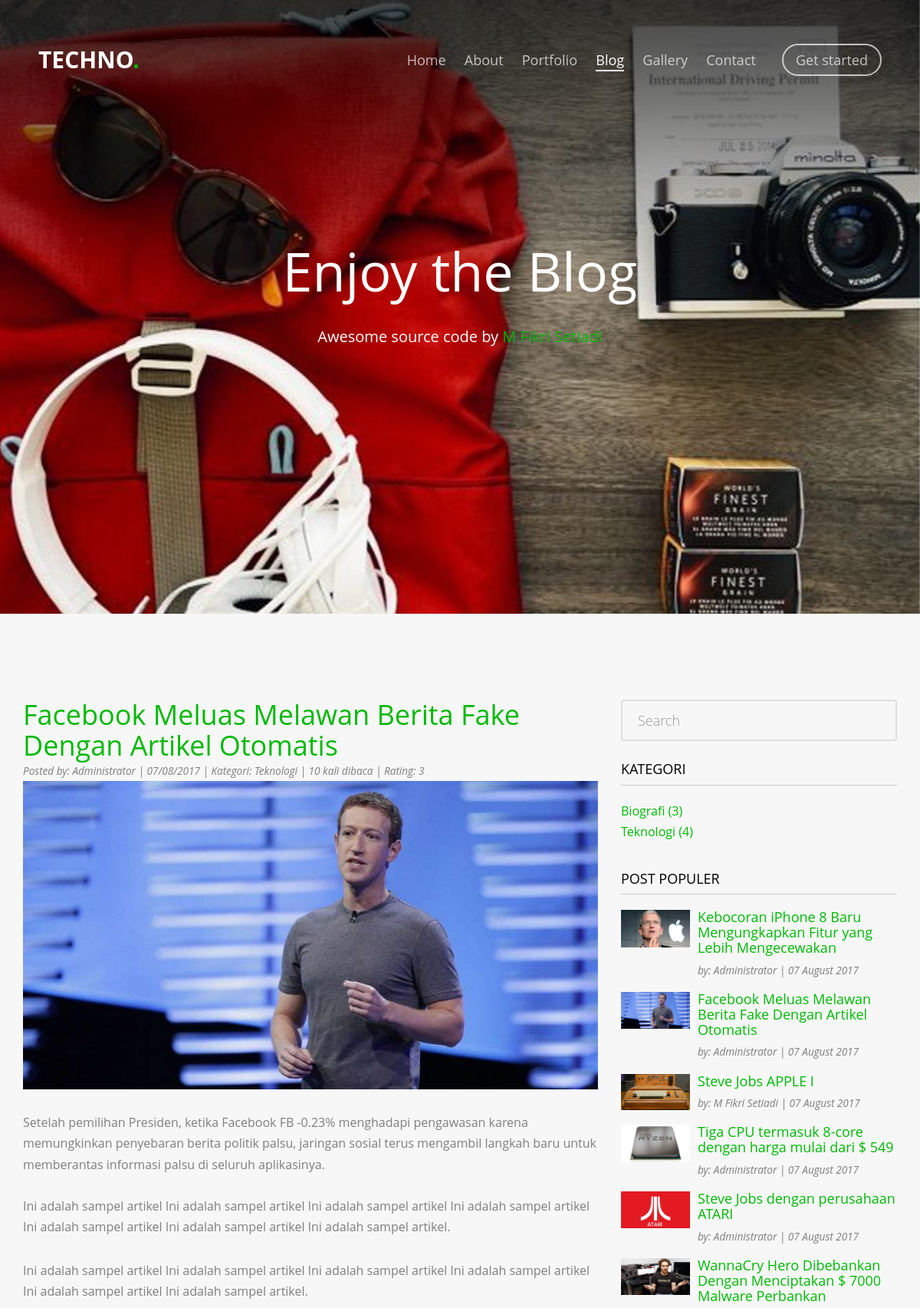
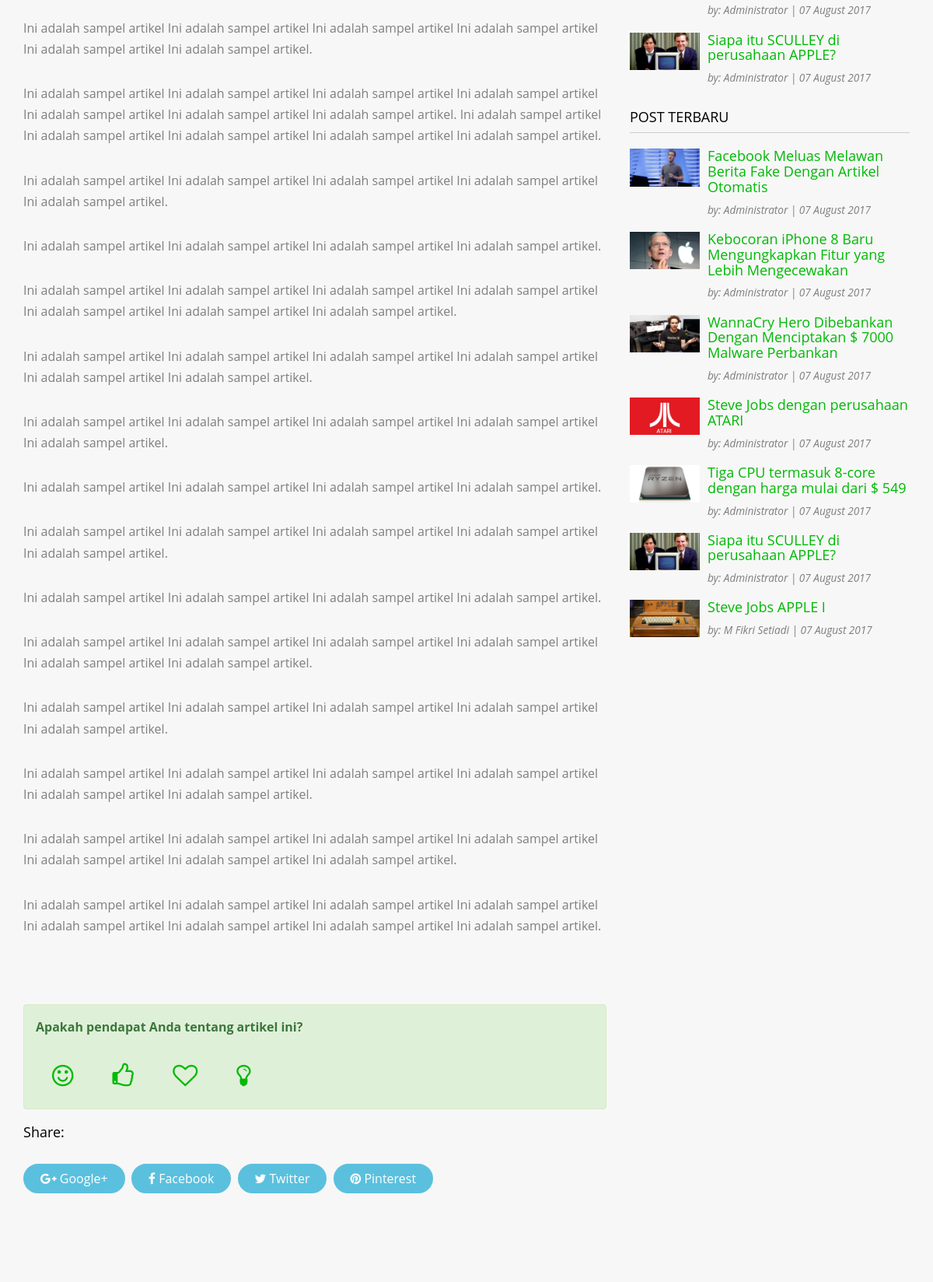
Page /artikel/facebook-meluas-melawan-berita-fake-dengan-artikel-otomatis.html (upper part) on the committed database (2 pictures, top to bottom).
### tables this page shows
CREATE TABLE IF NOT EXISTS `tbl_tulisan` (
  `tulisan_id` int(11) NOT NULL AUTO_INCREMENT,
  `tulisan_judul` varchar(200) DEFAULT NULL,
  `tulisan_isi` text,
  `tulisan_tanggal` timestamp NULL DEFAULT CURRENT_TIMESTAMP,
  `tulisan_kategori_id` int(11) DEFAULT NULL,
  `tulisan_kategori_nama` varchar(30) DEFAULT NULL,
  `tulisan_views` int(11) DEFAULT '0',
  `tulisan_gambar` varchar(40) DEFAULT NULL,
  `tulisan_pengguna_id` int(11) DEFAULT NULL,
  `tulisan_author` varchar(40) DEFAULT NULL,
  `tulisan_img_slider` int(2) NOT NULL DEFAULT '0',
  `tulisan_slug` varchar(250) DEFAULT NULL,
  `tulisan_rating` int(11) DEFAULT '0',
  PRIMARY KEY (`tulisan_id`),
  KEY `tulisan_kategori_id` (`tulisan_kategori_id`),
  KEY `tulisan_pengguna_id` (`tulisan_pengguna_id`)
);

CREATE TABLE IF NOT EXISTS `tbl_kategori` (
  `kategori_id` int(11) NOT NULL AUTO_INCREMENT,
  `kategori_nama` varchar(30) DEFAULT NULL,
  `kategori_tanggal` timestamp NULL DEFAULT CURRENT_TIMESTAMP,
  PRIMARY KEY (`kategori_id`)
);

### application/controllers/Blog.php (called while the page is built, shortened)
<?php
class Blog extends CI_Controller{
	function __construct(){
		$this->load->model('m_tulisan');
		$this->load->model('m_pengunjung');
	}
	function detail($slug){
		$data=$this->m_tulisan->get_berita_by_slug($slug);
		$q=$data->row_array();
		$kode=$q['tulisan_id'];
		$this->m_tulisan->count_views($kode);
		$x['rate']=$this->m_tulisan->cek_ip_rate($kode);
		$x['data']=$this->m_tulisan->get_berita_by_slug($slug);
		$x['populer']=$this->m_tulisan->get_tulisan_populer();
		$x['terbaru']=$this->m_tulisan->get_tulisan_terbaru();
		$x['kat']=$this->m_tulisan->get_kategori_for_blog();
		$this->load->view('v_blog_detail',$x);
	}
}

### index.php (called while the page is built, shortened)
<?php
require_once BASEPATH.'core/CodeIgniter.php';

### application/models/M_tulisan.php (called while the page is built, shortened)
<?php
class M_tulisan extends CI_Model{
	function get_berita_by_slug($slug){
		$hsl=$this->db->query("SELECT tbl_tulisan.*,DATE_FORMAT(tulisan_tanggal,'%d/%m/%Y') AS tanggal FROM tbl_tulisan where tulisan_slug='$slug'");
		return $hsl;
	}
	function count_views($kode){
        $user_ip=$_SERVER['REMOTE_ADDR'];
        $cek_ip=$this->db->query("SELECT * FROM tbl_post_views WHERE views_ip='$user_ip' AND views_tulisan_id='$kode' AND DATE(views_tanggal)=CURDATE()");
        if($cek_ip->num_rows() <= 0){
            $this->db->trans_start();
				$this->db->query("INSERT INTO tbl_post_views (views_ip,views_tulisan_id) VALUES('$user_ip','$kode')");
				$this->db->query("UPDATE tbl_tulisan SET tulisan_views=tulisan_views+1 where tulisan_id='$kode'");
			$this->db->trans_complete();
			if($this->db->trans_status()==TRUE){
				return TRUE;
			}else{
				return FALSE;
			}
        }
    }
    function get_tulisan_populer(){
		$hasil=$this->db->query("SELECT tbl_tulisan.*,DATE_FORMAT(tulisan_tanggal,'%d %M %Y') AS tanggal FROM tbl_tulisan ORDER BY tulisan_views DESC limit 10");
		return $hasil;
	}
	function get_tulisan_terbaru(){
		$hasil=$this->db->query("SELECT tbl_tulisan.*,DATE_FORMAT(tulisan_tanggal,'%d %M %Y') AS tanggal FROM tbl_tulisan ORDER BY tulisan_id DESC limit 10");
		return $hasil;
	}
	function get_kategori_for_blog(){
		$hasil=$this->db->query("SELECT COUNT(tulisan_kategori_id) AS jml,kategori_id,kategori_nama FROM tbl_tulisan JOIN tbl_kategori ON tulisan_kategori_id=kategori_id GROUP BY tulisan_kategori_id");
		return $hasil;
	}
}

### application/views/v_blog_detail.php (the view, shortened to what this page needs)
	<?php
        $b=$data->row_array();
        $url=base_url().'artikel/'.$b['tulisan_slug'];
	    $img=base_url().'assets/images/'.$b['tulisan_gambar'];
	    $title=$b['tulisan_judul'];
	    $author=$b['tulisan_author'];
	    $date=$b['tanggal'];
	    $kategori=$b['tulisan_kategori_nama'];
	    $isi=$b['tulisan_isi'];
	    $views=$b['tulisan_views'];
	    $rating=$b['tulisan_rating'];
    ?>
<!DOCTYPE html>
<html class="no-js">
	<head>
	<link rel="stylesheet" href="<?php echo base_url().'theme/css/animate.css'?>">
	<link rel="stylesheet" href="<?php echo base_url().'theme/css/icomoon.css'?>">
	<link rel="stylesheet" href="<?php echo base_url().'theme/css/bootstrap.css'?>">
	<link rel="stylesheet" href="<?php echo base_url().'theme/css/flexslider.css'?>">
	<link rel="stylesheet" href="<?php echo base_url().'theme/css/style.css'?>">
	<link rel="stylesheet" href="<?php echo base_url().'assets/font-awesome/css/font-awesome.min.css'?>">
	</head>
	<body>
	<div id="fh5co-page">
	<header id="fh5co-header" role="banner">
		<div class="container">
			<div class="header-inner">
				<h1><a href="<?php echo base_url().''?>">TECHNO<span>.</span></a></h1>
				<nav role="navigation">
					<ul>
						<li><a href="<?php echo base_url().''?>">Home</a></li>
						<li><a href="<?php echo base_url().'about'?>">About</a></li>
						<li><a href="<?php echo base_url().'portfolio'?>">Portfolio</a></li>
						<li class="active"><a href="<?php echo base_url().'artikel'?>">Blog</a></li>
						<li><a href="<?php echo base_url().'gallery'?>">Gallery</a></li>
						<li><a href="<?php echo base_url().'kontak'?>">Contact</a></li>
						<li class="cta"><a href="<?php echo base_url().'portfolio'?>">Get started</a></li>
					</ul>
				</nav>
			</div>
		</div>
	</header>
	<aside id="fh5co-hero" clsas="js-fullheight">
		<div class="flexslider js-fullheight">
			<ul class="slides">
		   	<li style="background-image: url(<?php echo base_url().'theme/images/slide_2.jpg'?>);">
		   		<div class="container">
		   			<div class="col-md-10 col-md-offset-1 text-center js-fullheight slider-text">
		   				<div class="slider-text-inner">
		   					<h2>Enjoy the Blog</h2>
		   					<p class="fh5co-lead"> Awesome source code by <a href="http://mfikri.com/" target="_blank">M Fikri Setiadi</a></p>
		   				</div>
		   			</div>
		   		</div>
		   	</li>
		  	</ul>
	  	</div>
	</aside>
	<div class="fh5co-pricing">
		<div class="container">
			<div class="row">
					<div class="col-md-8">
						<h1 style="margin-bottom:0px;"><a href="<?php echo $url;?>"><?php echo $title;?></a></h1>
						<small><em>Posted by: <?php echo $author;?> | <?php echo $date;?> | Kategori: <?php echo $kategori;?> | <?php echo $views;?> kali dibaca | Rating: <?php echo $rating;?></em></small>
							<figure>
								<img src="<?php echo $img;?>" alt="" class="img-responsive">
							</figure>
							<?php echo $isi;?>
								<?php if($rate->num_rows()>0):?>
								<?php else:?>
								<div class="alert alert-success">
									<strong>Apakah pendapat Anda tentang artikel ini?</strong><br/><br/>
									<a class="btn btn-sm" href="<?php echo base_url().'blog/good/'.$b['tulisan_slug'];?>" title="Good"><i class="fa fa-smile-o fa-2x"></i></a>
									<a class="btn btn-sm" href="<?php echo base_url().'blog/like/'.$b['tulisan_slug'];?>" title="Like"><i class="fa fa-thumbs-o-up fa-2x"></i></a>
									<a class="btn btn-sm" href="<?php echo base_url().'blog/love/'.$b['tulisan_slug'];?>" title="Love"><i class="fa fa-heart-o fa-2x"></i></a>
									<a class="btn btn-sm" href="<?php echo base_url().'blog/genius/'.$b['tulisan_slug'];?>" title="Genius"><i class="fa fa-lightbulb-o fa-2x"></i></a>
								</div>
								<?php endif;?>
						<h4>Share:</h4>
						<div>
							<a class="popup2 btn btn-info btn-sm" href="https://plus.google.com/share?url=<?php echo $url; ?>" title="Bagikan ke Google+"><i class="fa fa-google-plus"></i> Google+</a>
							<a class="popup2 btn btn-info btn-sm" target="_parent" href="https://www.facebook.com/dialog/share?app_id=966242223397117&display=popup&href=<?php echo $url;?>" title="Bagikan ke Facebook"><i class="fa fa-facebook"></i> Facebook</a>
							<a class="popup2 btn btn-info btn-sm" href="http://twitter.com/share?source=sharethiscom&text=<?php echo $b['tulisan_judul'];?>&url=<?php echo $url; ?>&via=badoey" title="Bagikan ke Twitter"><i class="fa fa-twitter"></i> Twitter</a>
							<a class="popup2 btn btn-info btn-sm" href="javascript:void((function()%7Bvar%20e=document.createElement(&apos;script&apos;);e.setAttribute(&apos;type&apos;,&apos;text/javascript&apos;);e.setAttribute(&apos;charset&apos;,&apos;UTF-8&apos;);e.setAttribute(&apos;src&apos;,&apos;http://assets.pinterest.com/js/pinmarklet.js?r=&apos;+Math.random()*99999999);document.body.appendChild(e)%7D)());" title="Bagikan ke Pinterest"><i class="fa fa-pinterest"></i> Pinterest</a>
						</div>
					</div>
					<div class="col-md-4">
						<form class="search_form" action="<?php echo base_url().'blog/search'?>" method="post">
							<input type="text" name="xfilter" class="form-control" placeholder="Search" required>
						</form>
						<br/>
						<h4>KATEGORI</h4>
						<div style="border-bottom: 1px #ccc solid;margin-top:-20px;margin-bottom:20px;"></div>
						<ul class="list-unstyled">
						<?php foreach($kat->result() as $i):?>
							<li><a href="<?php echo base_url().'blog/kategori/'.$i->kategori_id;?>"><?php echo $i->kategori_nama.' ('.$i->jml.')';?></a></li>
						<?php endforeach;?>
						</ul>
						<br/>
						<h4>POST POPULER</h4>
						<div style="border-bottom: 1px #ccc solid;margin-top:-20px;margin-bottom:20px;"></div>
						<?php foreach ($populer->result() as $row) : ?>
						<div class="media">
							<div class="media-left">
								<a href="<?php echo base_url().'artikel/'.$row->tulisan_slug;?>">
									<img class="media-object" src="<?php echo base_url().'assets/images/'.$row->tulisan_gambar;?>" width="90">
								</a>
							</div>
							<div class="media-body">
								<h4 class="media-heading"><a href="<?php echo base_url().'artikel/'.$row->tulisan_slug;?>"><?php echo $row->tulisan_judul;?></a></h4>
								<span><small><i>by: <?php echo $row->tulisan_author;?> | <?php echo $row->tanggal;?></i></small></span>
							</div>
						</div>
						<?php endforeach;?>
						<br/>
						<h4>POST TERBARU</h4>
						<div style="border-bottom: 1px #ccc solid;margin-top:-20px;margin-bottom:20px;"></div>
						<?php foreach ($terbaru->result() as $row) : ?>
						<div class="media">
							<div class="media-left">
								<a href="<?php echo base_url().'artikel/'.$row->tulisan_slug;?>">
									<img class="media-object" src="<?php echo base_url().'assets/images/'.$row->tulisan_gambar;?>" width="90">
								</a>
							</div>
							<div class="media-body">
								<h4 class="media-heading"><a href="<?php echo base_url().'artikel/'.$row->tulisan_slug;?>"><?php echo $row->tulisan_judul;?></a></h4>
								<span><small><i>by: <?php echo $row->tulisan_author;?> | <?php echo $row->tanggal;?></i></small></span>
							</div>
						</div>
						<?php endforeach;?>
					</div>
			</div>
		</div>
	</div>
	</div>
	</body>
</html>

### theme/css/flexslider.css (style rules this page uses)
.slides, .slides > li, .flex-control-nav, .flex-direction-nav { margin: 0; padding: 0; list-style: none; }
.flexslider { margin: 0; padding: 0; }
.flexslider .slides > li { display: none; -webkit-backface-visibility: hidden; }
.flexslider .slides:after { display: block; clear: both; visibility: hidden; line-height: 0; height: 0; }
.flexslider { margin: 0 0 60px; background: #ffffff; border: 4px solid #ffffff; position: relative; zoom: 1; -webkit-border-radius: 4px; -moz-border-radius: 4px; border-radius: 4px; -webkit-box-shadow: '' 0 1px 4px rgba(0, 0, 0, 0.2); -moz-box-shadow: '' 0 1px 4px rgba(0, 0, 0, 0.2); -o-box-shadow: '' 0 1px 4px rgba(0, 0, 0, 0.2); box-shadow: '' 0 1px 4px rgba(0, 0, 0, 0.2); }
.flexslider .slides { zoom: 1; }

### rows in the picture
tbl_tulisan: tulisan_judul "Facebook Meluas Melawan Berita Fake Dengan Artikel Otomatis", tulisan_author "Administrator", tulisan_kategori_nama "Teknologi", tulisan_views "10", tulisan_rating "3", tulisan_gambar (picture), tulisan_isi "Setelah pemilihan Presiden, ketika Facebook FB -0.23% menghadapi pengawasan karena memungkinkan penyebaran berita politik palsu, jaringan sosial terus mengambil langkah baru untuk memberantas informasi palsu di seluruh aplikasinya. Ini adalah sampel artikel Ini adalah sampel artikel Ini adalah sampel artikel Ini adalah sampel artikel Ini adalah sampel artikel Ini adalah sampel artikel Ini adalah sampel artikel. Ini adalah sampel artikel Ini adalah sampel artikel Ini adalah sampel artikel Ini adalah sampel artikel Ini adalah sampel artikel Ini adalah sampel artikel. Ini adalah sampel artikel Ini adalah sampel artikel Ini adalah sampel artikel Ini adalah sampel artikel Ini adalah sampel…", tanggal "07 August 2017"
tbl_kategori: kategori_nama "Biografi", jml "3"
tbl_kategori: kategori_nama "Teknologi", jml "4"
tbl_tulisan: tulisan_gambar (picture), tulisan_judul "Kebocoran iPhone 8 Baru Mengungkapkan Fitur yang Lebih Mengecewakan", tulisan_author "Administrator", tanggal "07 August 2017"
tbl_tulisan: tulisan_gambar (picture), tulisan_judul "Steve Jobs APPLE I", tulisan_author "M Fikri Setiadi", tanggal "07 August 2017"
tbl_tulisan: tulisan_gambar (picture), tulisan_judul "Tiga CPU termasuk 8-core dengan harga mulai dari $ 549", tulisan_author "Administrator", tanggal "07 August 2017"
tbl_tulisan: tulisan_gambar (picture), tulisan_judul "Steve Jobs dengan perusahaan ATARI", tulisan_author "Administrator", tanggal "07 August 2017"
tbl_tulisan: tulisan_gambar (picture), tulisan_judul "WannaCry Hero Dibebankan Dengan Menciptakan $ 7000 Malware Perbankan", tulisan_author "Administrator", tanggal "07 August 2017"
tbl_tulisan: tulisan_gambar (picture), tulisan_judul "Siapa itu SCULLEY di perusahaan APPLE?", tulisan_author "Administrator", tanggal "07 August 2017"

### other values in the picture
$date "07/08/2017"
